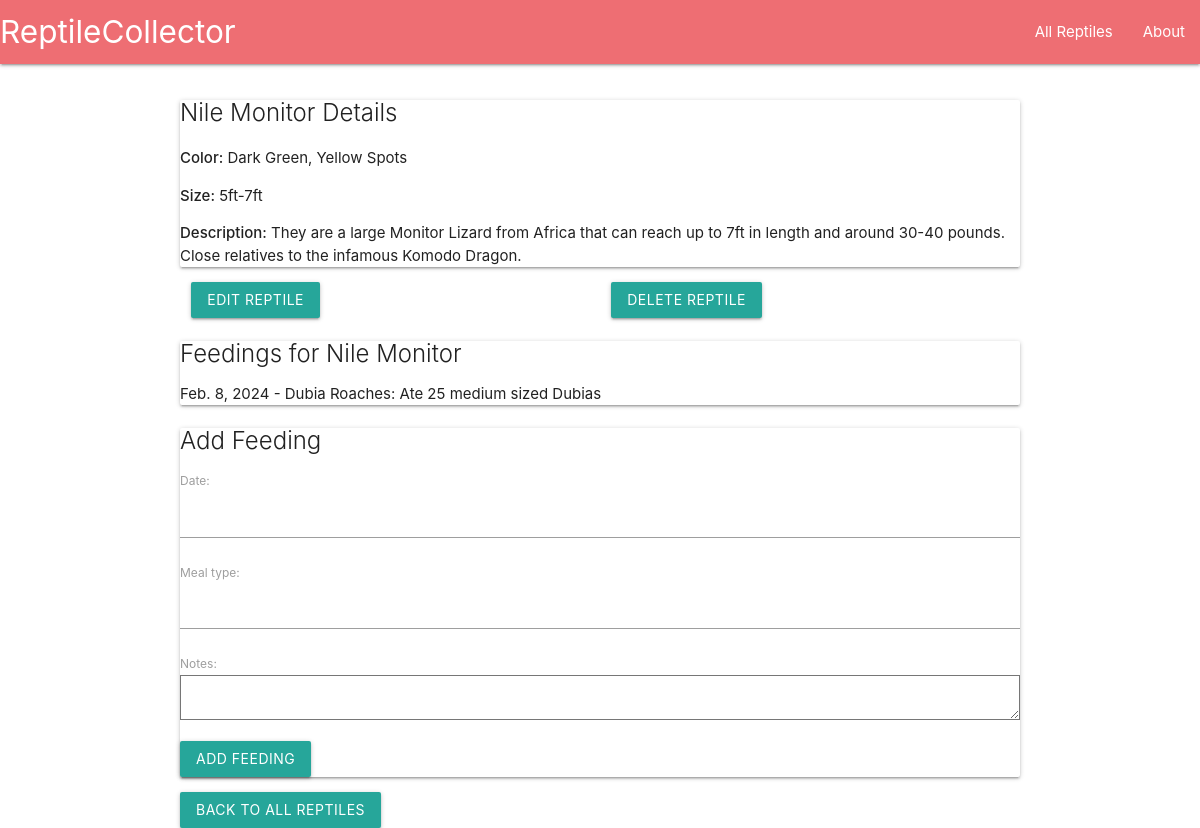
/3/, run on an earlier commit of the app's database.
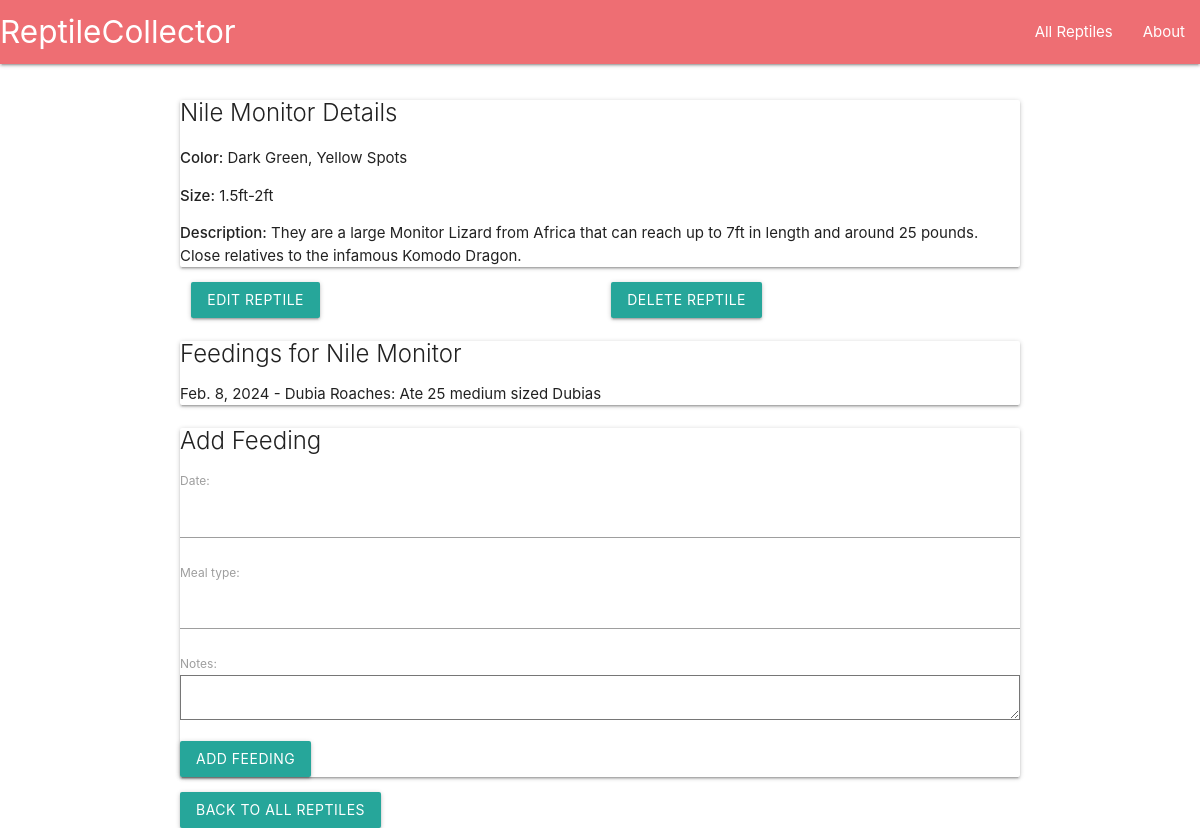
And on a later commit of the database.
### reptiles/models.py (models this page shows, shortened)
class Reptile(models.Model):
    name = models.CharField(max_length=100)
    species = models.CharField(max_length=100)
    color = models.CharField(max_length=50)
    size = models.CharField(max_length=20)
    description = models.TextField(max_length=300)

### reptiles/views.py (the view)
# urls.py: path('<int:reptile_id>/', reptile_detail, name='reptile_detail'),
def reptile_detail(request, reptile_id):
    reptile = get_object_or_404(Reptile, pk=reptile_id)
    feedings = Feeding.objects.filter(reptile=reptile).order_by('-date')
    if request.method == 'POST':
        feeding_form = FeedingForm(request.POST)
        if feeding_form.is_valid():
            new_feeding = feeding_form.save(commit=False)
            new_feeding.reptile = reptile
            new_feeding.save()
            return redirect('reptile_detail', reptile_id=reptile_id)
    else:
        feeding_form = FeedingForm()
    return render(request, 'reptiles/reptile_detail.html', {'reptile': reptile, 'feedings': feedings, 'feeding_form': feeding_form})

### reptiles/forms.py
class FeedingForm(forms.ModelForm):
    class Meta:
        model = Feeding
        fields = ['date', 'meal_type', 'notes']

### reptiles/templates/reptiles/reptile_detail.html (shortened to what this page needs)
{% extends 'base.html' %}
{% block content %}
  <div class="card my-4">
    <div class="card-body">
      <h2 class="card-title">{{ reptile.species }} Details</h2>
      <p class="card-text"><strong>Color:</strong> {{ reptile.color }}</p>
      <p class="card-text"><strong>Size:</strong> {{ reptile.size }}</p>
      <p class="card-text"><strong>Description:</strong> {{ reptile.description }}</p>
    </div>
  </div>
  <div class="row">
    <div class="col s6">
      <a href="{% url 'edit_reptile' reptile.id %}" class="btn btn-warning">Edit Reptile</a>
    </div>
    <div class="col s6">
      <form method="post" action="{% url 'delete_reptile' reptile.id %}" class="d-inline">
        <button type="submit" class="btn btn-danger" onclick="return confirm('Are you sure you want to delete this reptile?')">Delete Reptile</button>
      </form>
    </div>
  </div>
  <div class="card mt-4">
    <div class="card-body">
      <h4 class="card-title">Feedings for {{ reptile.species }}</h4>
      <ul>
        {% for feeding in feedings %}
          <li>{{ feeding.date }} - {{ feeding.meal_type }}: {{ feeding.notes }}</li>
        {% endfor %}
      </ul>
    </div>
  </div>
  <div class="card mt-4">
    <div class="card-body">
      <h4 class="card-title">Add Feeding</h4>
      <form method="post">
        {{ feeding_form.as_p }}
        <button type="submit" class="btn btn-primary">Add Feeding</button>
      </form>
    </div>
  </div>
   <a href="{% url 'reptile_index' %}" class="btn btn-secondary">Back to All Reptiles</a>
{% endblock %}

What changed in the data, as far as the page shows it:
changed Reptile "Nile Monitor": size "5ft-7ft" → "1.5ft-2ft"; description "They are a large Monitor Lizard from Africa that can reach up to 7ft in length and around 30-40 pounds. Close relatives to the infamous Komodo Dragon." → "They are a large Monitor Lizard from Africa that can reach up to 7ft in length and around 25 pounds. Close relatives to the infamous Komodo Dragon."
